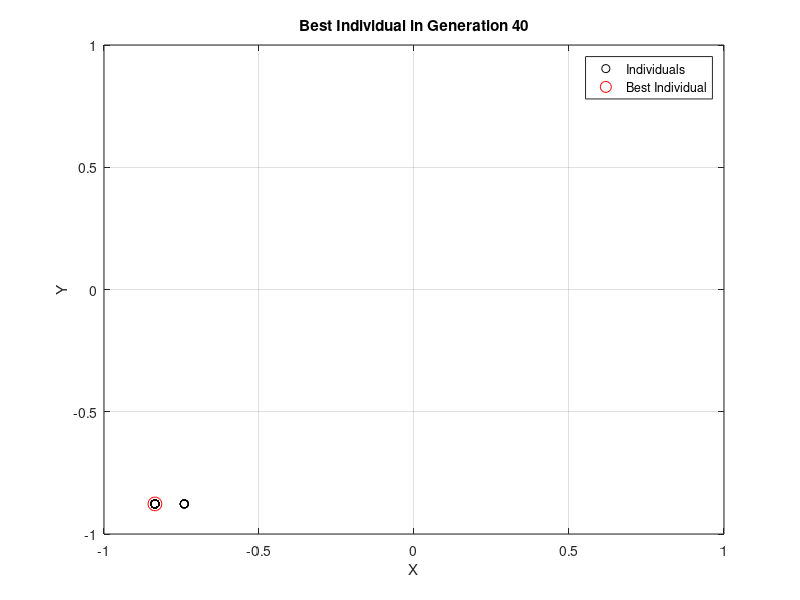
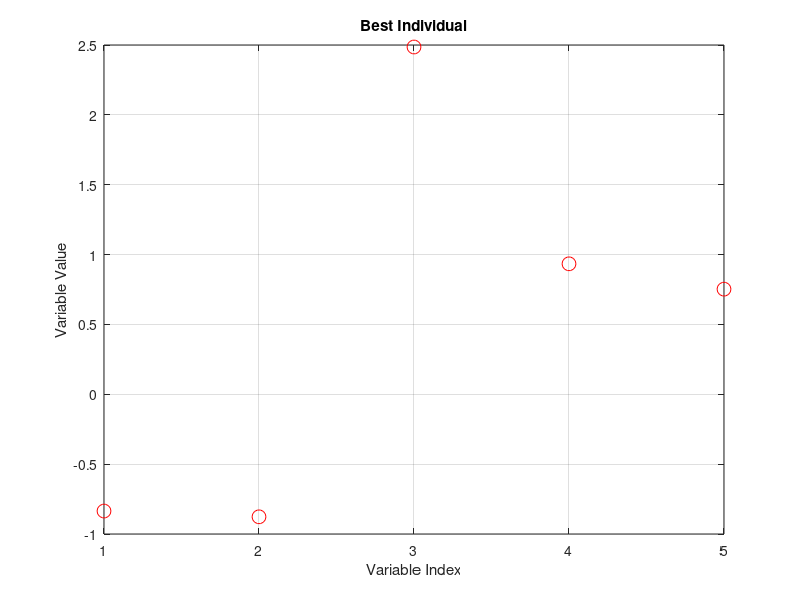

MATLAB code to generate these figures, in order:
% Genetic Algorithm Parameters
populationSize = 40; % Number of individuals in the population
chromosomeLength = 5; % Length of each individual's chromosome (number of variables)
crossoverRate = 0.9; % Probability of crossover
mutationRate = 0.002; % Probability of mutation
generations = 40; % Number of generations

% Domain Limits
lowerBound = -1;
upperBound = 1;

% Fitness Function
fitnessFunction = @(individual) sum(abs(individual).^((1:length(individual))+1));

% Initialization
population = lowerBound + (upperBound - lowerBound) * rand(populationSize, chromosomeLength);

% Main Loop
for generation = 1:generations
    % Evaluation
    fitness = zeros(populationSize, 1);
    for i = 1:populationSize
        fitness(i) = fitnessFunction(population(i, :));
    end
    
    % Selection
    selectionProbability = fitness / sum(fitness);
    cumulativeProbability = cumsum(selectionProbability);
    parents = zeros(size(population));
    for i = 1:populationSize
        randomNum = rand;
        idx = find(cumulativeProbability >= randomNum, 1);
        if isempty(idx)
            idx = populationSize; % Select the last individual if no valid individual is found
        end
        parents(i, :) = population(idx, :);
    end
    
    % Crossover
    crossoverPoints = randi(chromosomeLength-1, populationSize/2, 1);
    crossoverMask = rand(populationSize/2, 1) < crossoverRate;
    offspring = zeros(size(population));
    for i = 1:2:populationSize
        parent1 = parents(i, :);
        parent2 = parents(i+1, :);
        if crossoverMask((i+1)/2)
            crossoverPoint = crossoverPoints((i+1)/2);
            offspring(i, :) = [parent1(1:crossoverPoint), parent2(crossoverPoint+1:end)];
            offspring(i+1, :) = [parent2(1:crossoverPoint), parent1(crossoverPoint+1:end)];
        else
            offspring(i, :) = parent1;
            offspring(i+1, :) = parent2;
        end
    end
    
    % Mutation
    mutationMask = rand(size(offspring)) < mutationRate;
    mutatedOffspring = offspring;
    mutatedOffspring(mutationMask) = mutatedOffspring(mutationMask) + randn(sum(mutationMask(:)), 1);
    
    % Replacement
    population = mutatedOffspring;
    
    % Display the best individual in the current generation
    [~, bestIdx] = min(fitness);
    bestIndividual = population(bestIdx, :);

    % Plotting the best individual in the current generation
    clf; % Clear the previous plot
    plot(population(:, 1), population(:, 2), 'ko'); % Plot all individuals
    hold on;
    plot(bestIndividual(1), bestIndividual(2), 'ro', 'MarkerSize', 10); % Plot the best individual
    hold off;
    
    % Set plot properties
    xlim([lowerBound, upperBound]);
    ylim([lowerBound, upperBound]);
    xlabel('X');
    ylabel('Y');
    title(['Best Individual in Generation ', num2str(generation)]);
    legend('Individuals', 'Best Individual');
    grid on;
    
    pause(0.1); % Pause for visualization

    disp(['Generation: ', num2str(generation), ', Best Individual: ', num2str(bestIndividual)]);
end

% Find the best individual and its fitness
[bestFitness, bestIdx] = min(fitness);
bestIndividual = population(bestIdx, :);

% Plotting the best individual and its fitness
figure;
plot(bestIndividual, 'ro', 'MarkerSize', 10);
xlabel('Variable Index');
ylabel('Variable Value');
title('Best Individual');
grid on;

% Display the best individual and its fitness
disp('Best Individual:');
disp(bestIndividual);
disp(['Best Fitness: ', num2str(bestFitness)]);